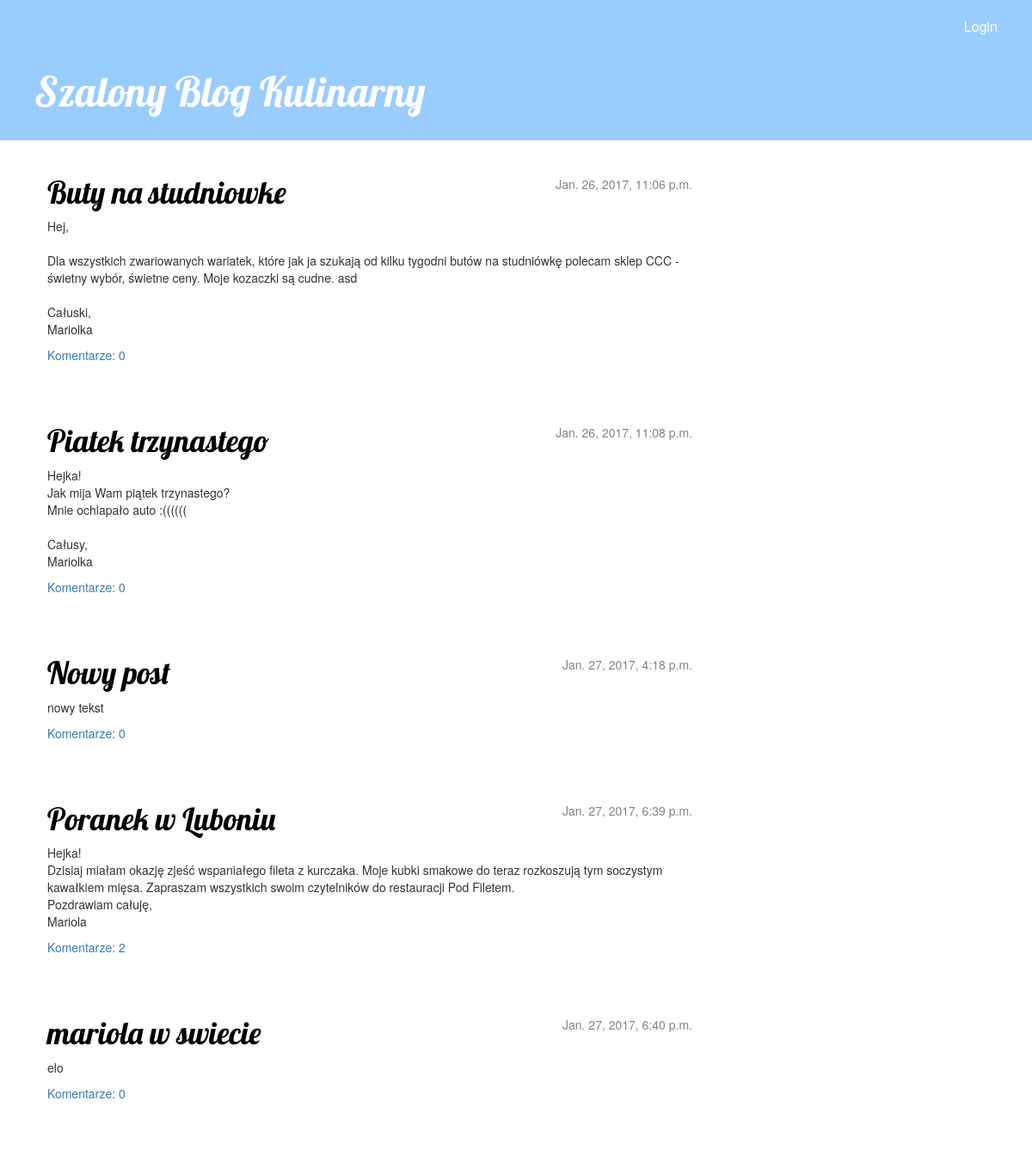
The page / on the database its author committed.
### blog/models.py (models this page shows, shortened)
class Post(models.Model):
    author = models.ForeignKey('auth.User')
    title = models.CharField(max_length=200)
    text = models.TextField()
    created_date = models.DateTimeField(
            default=timezone.now)
    published_date = models.DateTimeField(
            blank=True, null=True)
    image = models.FileField(null=True, blank=True)
    def approved_comments(self):
        return self.comments.filter(approved_comment=True)

### blog/views.py (the view)
# urls.py: url(r'^$', views.post_list, name='post_list'),
def post_list(request):
    posts = Post.objects.filter(published_date__lte=timezone.now()).order_by('published_date')
    return render(request, 'blog/post_list.html', {'posts': posts})

### blog/templates/blog/post_list.html
{% extends 'blog/base.html' %}
{% block content %}
    {% for post in posts %}
        <div class="post">
            <div class="date">
                {{ post.published_date }}
            </div>
            <h1><a href="{% url 'post_detail' pk=post.pk %}">{{ post.title }}</a></h1>
            <p>{{ post.text|linebreaksbr }}</p>
            {% if request.user.groups.all.0.name == 'Redaktorzy' or request.user.username == 'admin' %}
            <a href="{% url 'post_detail' pk=post.pk %}">Zatwierdzone Komentarze: {{ post.approved_comments.count }}</a><br>
             <a href="{% url 'post_detail' pk=post.pk %}">Wszystkie komentarze: {{ post.comments.count}}</a><br>
            {% else %}
             <a href="{% url 'post_detail' pk=post.pk %}">Komentarze: {{ post.approved_comments.count }}</a><br>
            {% endif %}
        </div>
    {% endfor %}
{% endblock content %}

### static/css/blog.css (style rules this page uses)
h1, h2, h3, h4 { font-family: 'Lobster', cursive; }
.date { float: right; color: #828282; }
.post { margin-bottom: 70px; }
.post h1 a, .post h1 a:visited { color: #000000; }

### rows shown on the page
Post: published_date "Jan. 26, 2017, 11:06 p.m.", title "Buty na studniowke", text "Hej, Dla wszystkich zwariowanych wariatek, które jak ja szukają od kilku tygodni butów na studniówkę polecam sklep CCC - świetny wybór, świetne ceny. Moje kozaczki są cudne. asd Całuski, Mariolka", approved_comments.count "0"
Post: published_date "Jan. 26, 2017, 11:08 p.m.", title "Piatek trzynastego", text "Hejka! Jak mija Wam piątek trzynastego? Mnie ochlapało auto :(((((( Całusy, Mariolka", approved_comments.count "0"
Post: published_date "Jan. 27, 2017, 4:18 p.m.", title "Nowy post", text "nowy tekst", approved_comments.count "0"
Post: published_date "Jan. 27, 2017, 6:39 p.m.", title "Poranek w Luboniu", text "Hejka! Dzisiaj miałam okazję zjeść wspaniałego fileta z kurczaka. Moje kubki smakowe do teraz rozkoszują tym soczystym kawałkiem mięsa. Zapraszam wszystkich swoim czytelników do restauracji Pod Filetem. Pozdrawiam całuję, Mariola", approved_comments.count "2"
Post: published_date "Jan. 27, 2017, 6:40 p.m.", title "mariola w swiecie", text "elo", approved_comments.count "0"
